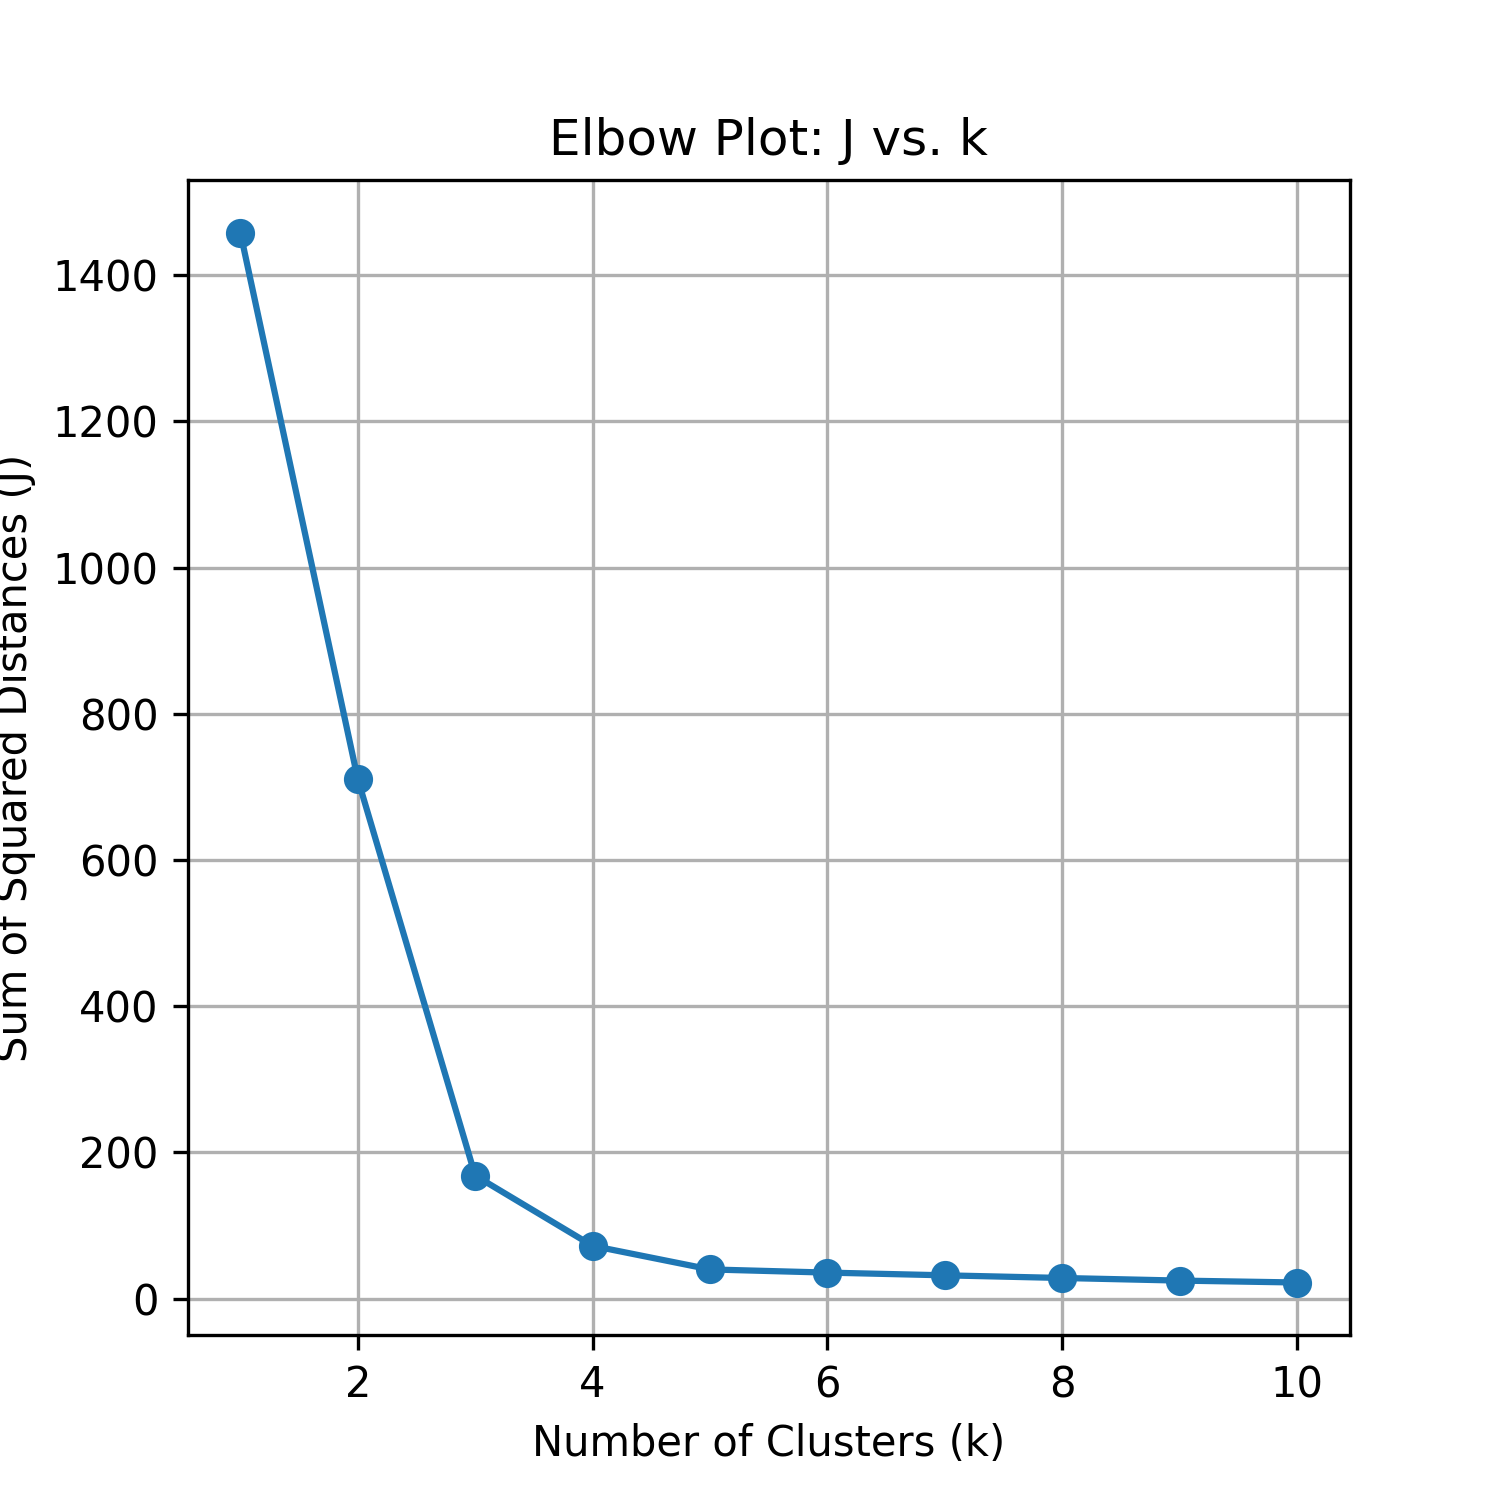

The script that saved this image:
import numpy as np
import matplotlib.pyplot as plt
from sklearn.cluster import KMeans

# Step 1: Generate 5 sets of 2D points, each with 20 values
np.random.seed(42)  # For reproducibility
n_clusters = 5
n_points_per_cluster = 20
sd = 0.5  # Standard deviation of Gaussian

# Generate cluster centers uniformly in the [-5, 5] x [-5, 5] box
centers = np.random.uniform(-5, 5, size=(n_clusters, 2))

# Generate points around each center
points = []
labels = []
for i, center in enumerate(centers):
    cluster_points = np.random.normal(loc=center, scale=sd, size=(n_points_per_cluster, 2))
    points.append(cluster_points)
    labels.extend([i] * n_points_per_cluster)

points = np.vstack(points)  # Combine all points into a single array

# Step 2: Plot the points with different colors for each set
plt.figure(figsize=(5, 5))
for i in range(n_clusters):
    cluster_points = points[labels == i] if isinstance(labels, np.ndarray) else points[np.array(labels) == i]
    plt.scatter(cluster_points[:, 0], cluster_points[:, 1], label=f"Cluster {i + 1}")
plt.xlabel("X")
plt.ylabel("Y")
plt.title("Generated Points by Cluster")
plt.legend()
plt.grid()
plt.savefig("04.2_points.png", dpi=300)
plt.close()

# Step 3: Perform k-means for k from 1 to 10 and calculate J
k_values = range(1, 11)
J_values = []

for k in k_values:
    kmeans = KMeans(n_clusters=k, random_state=42)
    kmeans.fit(points)
    J_values.append(kmeans.inertia_)  # Inertia is the sum of squared distances (J)

# Step 4: Plot J as a function of k
plt.figure(figsize=(5, 5))
plt.plot(k_values, J_values, marker='o')
plt.xlabel("Number of Clusters (k)")
plt.ylabel("Sum of Squared Distances (J)")
plt.title("Elbow Plot: J vs. k")
plt.grid()
plt.savefig("04.2_J.png", dpi=300)
plt.close()
